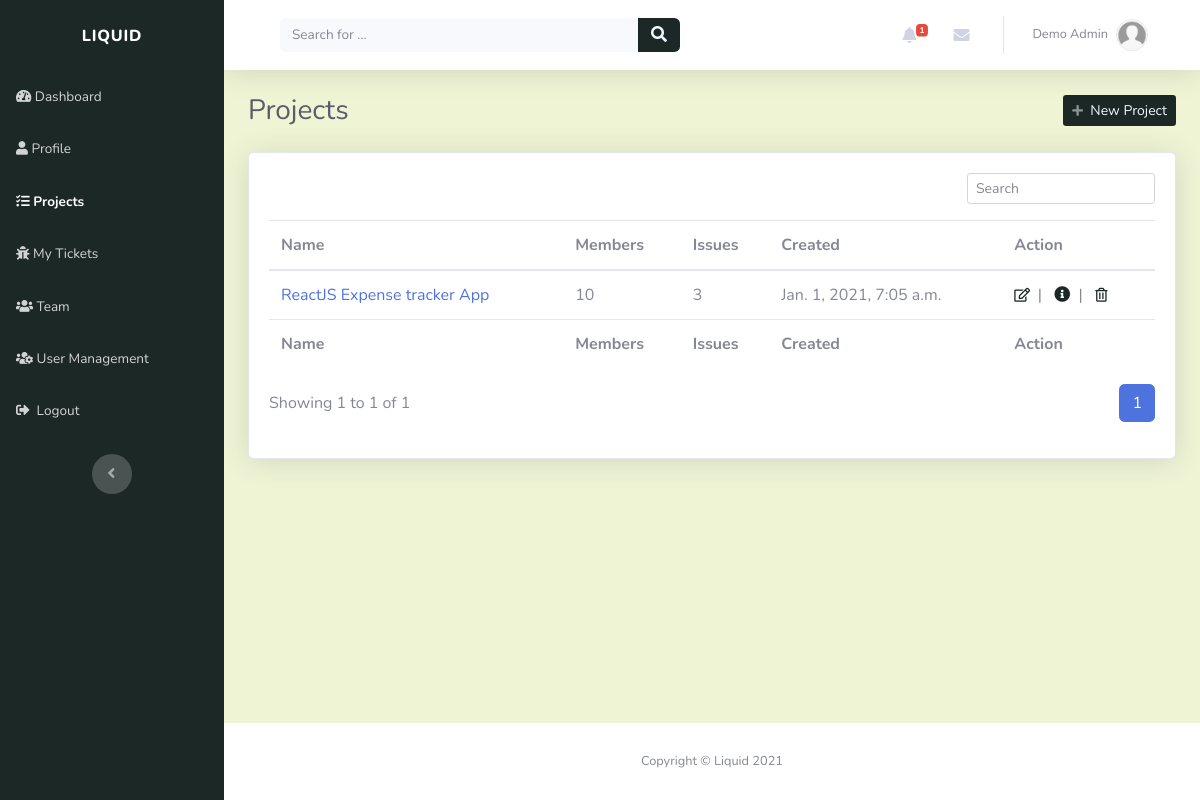
The app's page /projects/ (signed in) with its own data.
### account/models.py (models this page shows, shortened)
class Profile(models.Model):
    user = models.OneToOneField(settings.AUTH_USER_MODEL, on_delete=models.CASCADE, unique=True)
    profile_picture = models.ImageField(default='profile_images/default.jpg', upload_to='profile_images', blank=True)
    website = models.URLField(blank=True)
    first_name = models.CharField(max_length=30, blank=True)
    last_name = models.CharField(max_length=30, blank=True)
    address = models.CharField(max_length=50, blank=True)
    city = models.CharField(max_length=50, blank=True)
    country = models.CharField(max_length=50, blank=True)
    slug = models.SlugField(unique=True, blank=True)

### projects/models.py (models this page shows)
class Project(models.Model):
    name = models.CharField(max_length=50, unique=True)
    description = models.CharField(max_length=200)
    created_on = models.DateTimeField(verbose_name="date created", auto_now_add=True)
    created_by = models.ForeignKey(Profile, on_delete=models.CASCADE)
    slug = models.SlugField(unique=True, blank=True)
    def __str__(self):
        return self.name

### projects/views.py (the view)
# urls.py: path('', views.projects_view, name="projects_page"),
@login_required(login_url='login_page')
def projects_view(request):
    context = {}
    user = request.user
    profile = get_object_or_404(Profile, user=user)
    if user.is_admin:
        projects = Project.objects.all().order_by('-created_on')
    else:
        project_roles = ProjectRole.objects.filter(user=profile).order_by('-created_on')
        projects = [role.project for role in project_roles]
    page = request.GET.get('page', 1)
    projects_paginator = Paginator(projects, PROJECTS_PER_PAGE)
    try:
        projects = projects_paginator.page(page)
    except PageNotAnInteger:
        projects = projects_paginator.page(PROJECTS_PER_PAGE)
    except EmptyPage:
        projects = projects_paginator.page(projects_paginator.num_pages)
    context['user_projects'] = projects
    return render(request, "projects/projects.html", context)

### index/custom_processors.py (called while the page is built)
def profile_processor(request):
    if request.user.is_authenticated:
        user = request.user
        user_profile = get_object_or_404(Profile, user=user)
        user_messages = DirectMessage.objects.filter(receiver=user_profile).filter(status='UNREAD').order_by('-created_on')[:5]
        user_alerts = Alert.objects.filter(user=user_profile).filter(status='UNREAD').order_by('-created_on')[:5]
        return {'profile': user_profile, 'direct_messages': user_messages, 'alerts': user_alerts}
    else:
        return{}

### projects/templates/projects/projects.html (shortened to what this page needs)
{% extends "index/header.html" %}
{% block content %}
<div class="d-sm-flex justify-content-between align-items-center mb-4">
	<h3 class="text-dark mb-0">Projects</h3>
	{% if request.user.is_admin %}
	<a class="btn btn-sm d-none d-sm-inline-block" role="button" href="{% url 'add_project' %}"
		style="background: rgb(28, 40, 38); color: aliceblue;">
		<em class="fas fa-plus fa-sm text-white-50"></em>
		&nbsp;New Project
	</a>
	{% endif %}
</div>
<div class="card shadow">
	<div class="card-body">
		<div class="row">
			<div class="col-md-12">
				<div class="text-md-right dataTables_filter" id="dataTable_filter">
					<label><input type="search" class="form-control form-control-sm" aria-controls="dataTable"
							placeholder="Search" /></label>
				</div>
			</div>
		</div>
		{% if user_projects %}
		<div class="table-responsive table mt-2" id="dataTable" role="grid" aria-describedby="dataTable_info">
			<table class="table my-0" id="dataTable" aria-describedby="projects">
				<thead>
					{% include "projects/snippets/table_header.html" %}
				</thead>
				<tbody>
					{% for project in user_projects %} {% include "projects/snippets/project.html" %} {%endfor%}
				</tbody>
				<tfoot>
					{% include "projects/snippets/table_header.html" %}
				</tfoot>
			</table>
		</div>
		{% include "projects/snippets/pagination.html" with projects=user_projects %}
		{% else %}
		<div style="padding-top: 20px" class="text-center">
			<p><strong>You have no projects.</strong></p>
		</div>
		{% endif %}
	</div>
</div>
{% endblock %}

### index/templates/index/snippets/navbar.html (shortened to what this page needs)
<nav
	class="navbar navbar-light navbar-expand bg-white shadow mb-4 topbar static-top"
	style="background: rgb(238, 244, 212)"
>
	<div class="container-fluid">
		<div class="container-fluid">
			<form
				method="GET"
				action="{% url 'index_page' %}"
				target="_self"
				class="form-inline d-none d-sm-inline-block mr-auto ml-md-3 my-2 my-md-0 mw-100 navbar-search"
			>
				<div class="input-group">
					<input
						class="bg-light form-control border-0 small"
						type="search"
						placeholder="Search for ..."
						value="{{query}}"
						name="q"
						required
					/>
					<div class="input-group-append">
						<button class="btn py-0" type="submit" style="background: rgb(28, 40, 38); color: aliceblue;">
							<em class="fas fa-search"></em>
						</button>
					</div>
				</div>
			</form>
			<ul class="nav navbar-nav flex-nowrap ml-auto">
				<li class="nav-item dropdown no-arrow mx-1">
					<div class="nav-item dropdown no-arrow">
						<a class="dropdown-toggle nav-link" data-toggle="dropdown" aria-expanded="false" href="#"
							>{% if alerts %}<span class="badge badge-danger badge-counter"
								>{{profile.alert_set.all.count}}</span
							>
							{%endif%}<em class="fas fa-bell fa-fw"></em
						></a>
					</div>
				</li>
				<li class="nav-item dropdown no-arrow mx-1">
					<div class="nav-item dropdown no-arrow">
						<a class="dropdown-toggle nav-link" data-toggle="dropdown" aria-expanded="false" href="#"
							><em class="fas fa-envelope fa-fw"></em></a
						>
					</div>
				</li>
				<li class="nav-item dropdown no-arrow">
					<div class="nav-item dropdown no-arrow">
						<a class="dropdown-toggle nav-link" data-toggle="dropdown" aria-expanded="false" href="#"
							><span class="d-none d-lg-inline mr-2 text-gray-600 small">
								{% if profile.first_name and profile.last_name %} {{profile.first_name}}
								{{profile.last_name}} {% else %} {{user}} {%endif%}
							</span>
							<img
								class="border rounded-circle img-profile"
								src="{{profile.profile_picture.url}}"
								alt="user image"
							/>
						</a>
					</div>
				</li>
			</ul>
		</div>
	</div>
</nav>

### projects/templates/projects/snippets/project.html (shortened to what this page needs)
<tr style="white-space: nowrap">
	<td><a href="{% url 'view_project' project.slug %}">{{ project | truncatechars:40 }}</a></td>
	<td>{{ project.projectrole_set.all.count }}</td>
	<td>{{ project.tickets.all.count }}</td>
	<td>{{ project.created_on }}</td>
	<td>{% include "projects/snippets/project_action.html" %}</td>
</tr>

### projects/templates/projects/snippets/project_action.html
{% if request.user.is_admin %}
<a role="button" href="{% url 'edit_project' project.slug %}" style="color: rgb(28, 40, 38)" title="Edit"
	><em class="far fa-edit fa-sm">&nbsp</em></a
>
 |&nbsp&nbsp{% endif %}
<a role="button" href="{% url 'view_project' project.slug %}" style="color: rgb(28, 40, 38)" title="More information"
	><em class="fa fa-info-circle">&nbsp</em></a
>
{% if request.user.is_admin %} |&nbsp&nbsp
<a role="button" href="#" style="color: rgb(28, 40, 38)" title="Delete"
	data-toggle="modal" data-target="#{{project.name|slugify}}"
	><em class="far fa-trash-alt fa-sm">&nbsp</em></a
>
{% endif %}

### records on screen
Profile: alert_set.all.count "1", first_name "Demo", last_name "Admin", profile_picture (placeholder picture)
Project: name "ReactJS Expense tracker App", projectrole_set.all.count "10", tickets.all.count "3", created_on "Jan. 1, 2021, 7:05 a.m."

### other values on screen
{{ projects.start_index }} "1"
{{ projects.end_index }} "1"
{{ projects.paginator.count }} "1"
{{ i }} "1"
